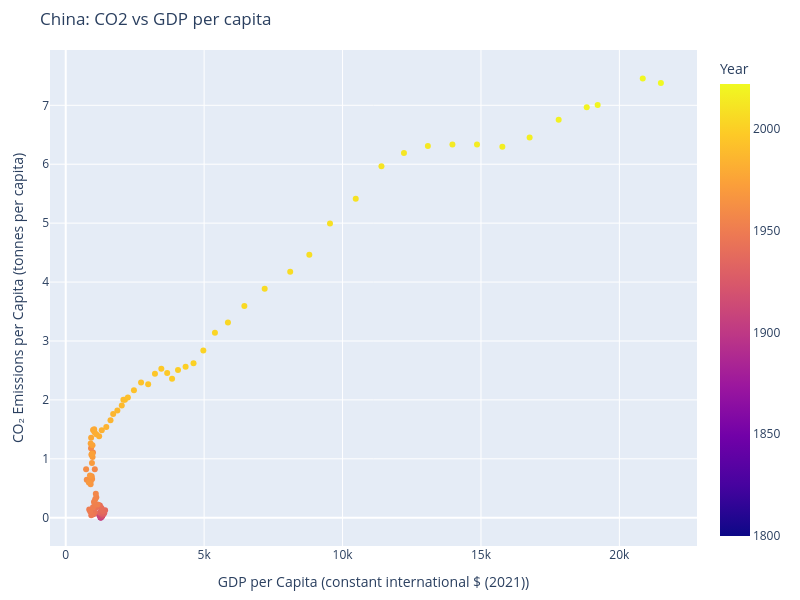

The cell this chart's notebook holds for it:
### Code cell
plot_country_px("China")

### Figure 1 — Plotly figure (JSON) as saved in the notebook; plotly's stock layout.template omitted (floating-point values rounded to 4 significant figures; data arrays with more than 128 entries replaced by an {"elided": "..."} marker saying what was removed)
{"data": [{"customdata": {"elided": "223x1 int values"}, "hovertemplate": "GDP per Capita (constant international $ (2021))=%{x}<br>CO₂ Emissions per Capita (tonnes per capita)=%{y}<br>Year=%{marker.color}<extra></extra>", "legendgroup": "", "marker": {"color": {"elided": "223 int values"}, "coloraxis": "coloraxis", "symbol": "circle"}, "mode": "markers", "name": "", "orientation": "v", "showlegend": false, "type": "scatter", "x": {"elided": "223 float values"}, "xaxis": "x", "y": {"elided": "223 float values"}, "yaxis": "y"}], "layout": {"coloraxis": {"colorbar": {"title": {"text": "Year"}}, "colorscale": [[0, "#0d0887"], [0.1111, "#46039f"], [0.2222, "#7201a8"], [0.3333, "#9c179e"], [0.4444, "#bd3786"], [0.5556, "#d8576b"], [0.6667, "#ed7953"], [0.7778, "#fb9f3a"], [0.8889, "#fdca26"], [1, "#f0f921"]]}, "height": 600, "legend": {"tracegroupgap": 0}, "margin": {"b": 40, "l": 50, "r": 50, "t": 50}, "title": {"text": "China: CO2 vs GDP per capita"}, "width": 800, "xaxis": {"anchor": "y", "domain": [0, 1], "title": {"text": "GDP per Capita (constant international $ (2021))"}}, "yaxis": {"anchor": "x", "domain": [0, 1], "title": {"text": "CO₂ Emissions per Capita (tonnes per capita)"}}}}
